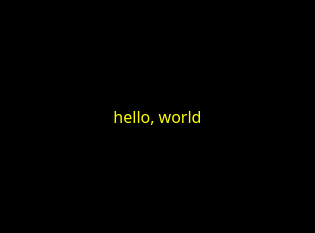
<?xml version="1.0" encoding="UTF-8"?>
<ui version="4.0">
 <class>klaverjasViewBase</class>
 <widget class="QWidget" name="klaverjasViewBase">
  <property name="geometry">
   <rect>
    <x>0</x>
    <y>0</y>
    <width>315</width>
    <height>233</height>
   </rect>
  </property>
  <property name="windowTitle">
   <string>klaverjas_base</string>
  </property>
  <property name="autoFillBackground">
   <bool>true</bool>
  </property>
  <layout class="QGridLayout">
   <property name="leftMargin">
    <number>0</number>
   </property>
   <property name="topMargin">
    <number>0</number>
   </property>
   <property name="rightMargin">
    <number>0</number>
   </property>
   <property name="bottomMargin">
    <number>0</number>
   </property>
   <property name="spacing">
    <number>6</number>
   </property>
   <item row="0" column="0">
    <widget class="QLabel" name="templateLabel">
     <property name="palette">
      <palette>
       <active>
        <colorrole role="WindowText">
         <brush brushstyle="SolidPattern">
          <color alpha="255">
           <red>255</red>
           <green>255</green>
           <blue>0</blue>
          </color>
         </brush>
        </colorrole>
        <colorrole role="Button">
         <brush brushstyle="SolidPattern">
          <color alpha="255">
           <red>0</red>
           <green>0</green>
           <blue>0</blue>
          </color>
         </brush>
        </colorrole>
        <colorrole role="Base">
         <brush brushstyle="SolidPattern">
          <color alpha="255">
           <red>0</red>
           <green>0</green>
           <blue>0</blue>
          </color>
         </brush>
        </colorrole>
        <colorrole role="Window">
         <brush brushstyle="SolidPattern">
          <color alpha="255">
           <red>0</red>
           <green>0</green>
           <blue>0</blue>
          </color>
         </brush>
        </colorrole>
        <colorrole role="AlternateBase">
         <brush brushstyle="SolidPattern">
          <color alpha="255">
           <red>0</red>
           <green>0</green>
           <blue>0</blue>
          </color>
         </brush>
        </colorrole>
       </active>
       <inactive>
        <colorrole role="WindowText">
         <brush brushstyle="SolidPattern">
          <color alpha="255">
           <red>255</red>
           <green>255</green>
           <blue>0</blue>
          </color>
         </brush>
        </colorrole>
        <colorrole role="Button">
         <brush brushstyle="SolidPattern">
          <color alpha="255">
           <red>0</red>
           <green>0</green>
           <blue>0</blue>
          </color>
         </brush>
        </colorrole>
        <colorrole role="Base">
         <brush brushstyle="SolidPattern">
          <color alpha="255">
           <red>0</red>
           <green>0</green>
           <blue>0</blue>
          </color>
         </brush>
        </colorrole>
        <colorrole role="Window">
         <brush brushstyle="SolidPattern">
          <color alpha="255">
           <red>0</red>
           <green>0</green>
           <blue>0</blue>
          </color>
         </brush>
        </colorrole>
        <colorrole role="AlternateBase">
         <brush brushstyle="SolidPattern">
          <color alpha="255">
           <red>0</red>
           <green>0</green>
           <blue>0</blue>
          </color>
         </brush>
        </colorrole>
       </inactive>
       <disabled>
        <colorrole role="WindowText">
         <brush brushstyle="SolidPattern">
          <color alpha="255">
           <red>119</red>
           <green>119</green>
           <blue>119</blue>
          </color>
         </brush>
        </colorrole>
        <colorrole role="Button">
         <brush brushstyle="SolidPattern">
          <color alpha="255">
           <red>0</red>
           <green>0</green>
           <blue>0</blue>
          </color>
         </brush>
        </colorrole>
        <colorrole role="Base">
         <brush brushstyle="SolidPattern">
          <color alpha="255">
           <red>0</red>
           <green>0</green>
           <blue>0</blue>
          </color>
         </brush>
        </colorrole>
        <colorrole role="Window">
         <brush brushstyle="SolidPattern">
          <color alpha="255">
           <red>0</red>
           <green>0</green>
           <blue>0</blue>
          </color>
         </brush>
        </colorrole>
        <colorrole role="AlternateBase">
         <brush brushstyle="SolidPattern">
          <color alpha="255">
           <red>0</red>
           <green>0</green>
           <blue>0</blue>
          </color>
         </brush>
        </colorrole>
       </disabled>
      </palette>
     </property>
     <property name="font">
      <font>
       <family>Sans Serif</family>
       <pointsize>12</pointsize>
      </font>
     </property>
     <property name="autoFillBackground">
      <bool>true</bool>
     </property>
     <property name="text">
      <string>hello, world</string>
     </property>
     <property name="scaledContents">
      <bool>true</bool>
     </property>
     <property name="alignment">
      <set>Qt::AlignCenter</set>
     </property>
     <property name="wordWrap">
      <bool>false</bool>
     </property>
    </widget>
   </item>
  </layout>
 </widget>
 <resources/>
 <connections/>
</ui>
